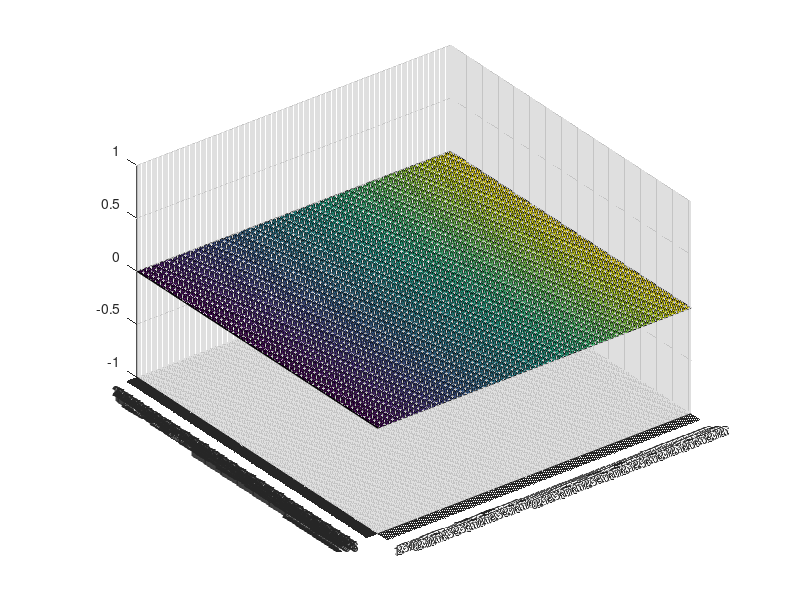

Source code (MATLAB):
%ALGO1

% Especifiquem el directori de les imatges de training
myFolder = 'DataBase Train-Valid Prog 1 i 2/DataBase Train-Valid Prog 1  i  2/Training-Dataset/Images/';

% Fem una llista amb tots els fitxers .jpg
filePattern = fullfile(myFolder, '*.jpg'); % Change to whatever pattern you need.

myFolder2 = 'DataBase Train-Valid Prog 1 i 2/DataBase Train-Valid Prog 1  i  2/Training-Dataset/Masks-Ideal/';

theFiles = dir(filePattern);

H = [];
HFinal = zeros(256,256);
CbRet = [];
CrRet = [];

%recorrem els fitxers
for k = 1 : length(theFiles)
    baseFileName = theFiles(k).name;
    fullFileName = fullfile(theFiles(k).folder, baseFileName);
    fprintf('Now processing %s\n', fullFileName);
    im = imread(fullFileName);
    
    maskFileName = baseFileName(1:length(baseFileName)-3)+"bmp";
    
    % passem de rgb a ycbcr
    YCBCRim = rgb2ycbcr(im);
    [Y, Cb, Cr] = imsplit(YCBCRim);

    %Passem les matrius de crominancies a vectors
    tmpMask=imread(myFolder2 + maskFileName);
    tmpMask = ~tmpMask;
    
    
    Cbmask = Cb(tmpMask);
    Crmask = Cr(tmpMask);
    
    %Passem els valors dels vectors de  crominancies a una matriu de parelles de valors
    data = [Cbmask,Crmask];

    %Creem l'histograma
    H=hist3(data,'Edges',{0:255 0:255},'CDataMode','auto','FaceColor','interp');
    HFinal=HFinal+H;
    
end

bar3(HFinal);

% H=hist3(data,'Ctrs',{0:1:255 0:1:255},'CDataMode','auto','FaceColor','interp');










